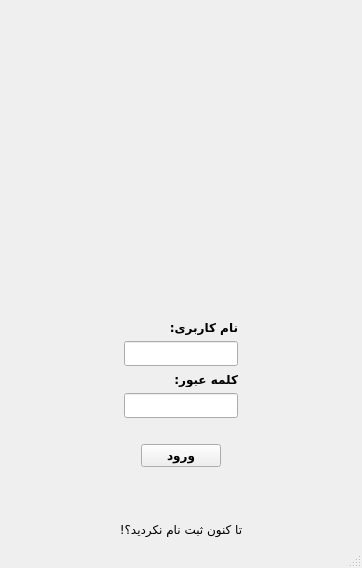
<?xml version="1.0" encoding="UTF-8"?>
<ui version="4.0">
 <class>LoginWindow</class>
 <widget class="QMainWindow" name="LoginWindow">
  <property name="geometry">
   <rect>
    <x>0</x>
    <y>0</y>
    <width>362</width>
    <height>568</height>
   </rect>
  </property>
  <property name="font">
   <font>
    <family>IRANSansX</family>
   </font>
  </property>
  <property name="windowTitle">
   <string>MainWindow</string>
  </property>
  <widget class="QWidget" name="centralwidget">
   <layout class="QVBoxLayout" name="verticalLayout_2">
    <item>
     <spacer name="verticalSpacer_2">
      <property name="orientation">
       <enum>Qt::Vertical</enum>
      </property>
      <property name="sizeHint" stdset="0">
       <size>
        <width>20</width>
        <height>40</height>
       </size>
      </property>
     </spacer>
    </item>
    <item>
     <layout class="QHBoxLayout" name="horizontalLayout">
      <item>
       <spacer name="horizontalSpacer">
        <property name="orientation">
         <enum>Qt::Horizontal</enum>
        </property>
        <property name="sizeHint" stdset="0">
         <size>
          <width>40</width>
          <height>20</height>
         </size>
        </property>
       </spacer>
      </item>
      <item>
       <widget class="QLabel" name="label_icon">
        <property name="minimumSize">
         <size>
          <width>128</width>
          <height>256</height>
         </size>
        </property>
        <property name="maximumSize">
         <size>
          <width>128</width>
          <height>256</height>
         </size>
        </property>
        <property name="text">
         <string/>
        </property>
        <property name="pixmap">
         <pixmap resource="icons.qrc">:/icons/loginlogo.png</pixmap>
        </property>
        <property name="scaledContents">
         <bool>true</bool>
        </property>
       </widget>
      </item>
      <item>
       <spacer name="horizontalSpacer_2">
        <property name="orientation">
         <enum>Qt::Horizontal</enum>
        </property>
        <property name="sizeHint" stdset="0">
         <size>
          <width>40</width>
          <height>20</height>
         </size>
        </property>
       </spacer>
      </item>
     </layout>
    </item>
    <item>
     <layout class="QHBoxLayout" name="horizontalLayout_4">
      <item>
       <spacer name="horizontalSpacer_3">
        <property name="orientation">
         <enum>Qt::Horizontal</enum>
        </property>
        <property name="sizeHint" stdset="0">
         <size>
          <width>40</width>
          <height>20</height>
         </size>
        </property>
       </spacer>
      </item>
      <item>
       <layout class="QVBoxLayout" name="verticalLayout">
        <item>
         <widget class="QLabel" name="label_user">
          <property name="font">
           <font>
            <family>IRANSansX</family>
            <bold>true</bold>
           </font>
          </property>
          <property name="text">
           <string>نام کاربری:</string>
          </property>
         </widget>
        </item>
        <item>
         <widget class="QLineEdit" name="lineEdit_user"/>
        </item>
        <item>
         <widget class="QLabel" name="label_password">
          <property name="font">
           <font>
            <family>IRANSansX</family>
            <bold>true</bold>
           </font>
          </property>
          <property name="text">
           <string>کلمه عبور:</string>
          </property>
         </widget>
        </item>
        <item>
         <widget class="QLineEdit" name="lineEdit_password"/>
        </item>
       </layout>
      </item>
      <item>
       <spacer name="horizontalSpacer_4">
        <property name="orientation">
         <enum>Qt::Horizontal</enum>
        </property>
        <property name="sizeHint" stdset="0">
         <size>
          <width>40</width>
          <height>20</height>
         </size>
        </property>
       </spacer>
      </item>
     </layout>
    </item>
    <item>
     <spacer name="horizontalSpacer_7">
      <property name="orientation">
       <enum>Qt::Horizontal</enum>
      </property>
      <property name="sizeHint" stdset="0">
       <size>
        <width>40</width>
        <height>20</height>
       </size>
      </property>
     </spacer>
    </item>
    <item>
     <layout class="QHBoxLayout" name="horizontalLayout_5">
      <item>
       <spacer name="horizontalSpacer_5">
        <property name="orientation">
         <enum>Qt::Horizontal</enum>
        </property>
        <property name="sizeHint" stdset="0">
         <size>
          <width>40</width>
          <height>20</height>
         </size>
        </property>
       </spacer>
      </item>
      <item>
       <widget class="QPushButton" name="pushButton_login">
        <property name="font">
         <font>
          <family>IRANSansX</family>
          <bold>true</bold>
         </font>
        </property>
        <property name="text">
         <string>ورود</string>
        </property>
       </widget>
      </item>
      <item>
       <spacer name="horizontalSpacer_6">
        <property name="orientation">
         <enum>Qt::Horizontal</enum>
        </property>
        <property name="sizeHint" stdset="0">
         <size>
          <width>40</width>
          <height>20</height>
         </size>
        </property>
       </spacer>
      </item>
     </layout>
    </item>
    <item>
     <spacer name="verticalSpacer">
      <property name="orientation">
       <enum>Qt::Vertical</enum>
      </property>
      <property name="sizeHint" stdset="0">
       <size>
        <width>20</width>
        <height>40</height>
       </size>
      </property>
     </spacer>
    </item>
    <item>
     <widget class="QLabel" name="label">
      <property name="text">
       <string>تا کنون ثبت نام نکردید؟!</string>
      </property>
      <property name="alignment">
       <set>Qt::AlignCenter</set>
      </property>
     </widget>
    </item>
   </layout>
  </widget>
  <widget class="QMenuBar" name="menubar">
   <property name="geometry">
    <rect>
     <x>0</x>
     <y>0</y>
     <width>362</width>
     <height>19</height>
    </rect>
   </property>
  </widget>
  <widget class="QStatusBar" name="statusbar"/>
 </widget>
 <resources>
  <include location="icons.qrc"/>
 </resources>
 <connections/>
</ui>
